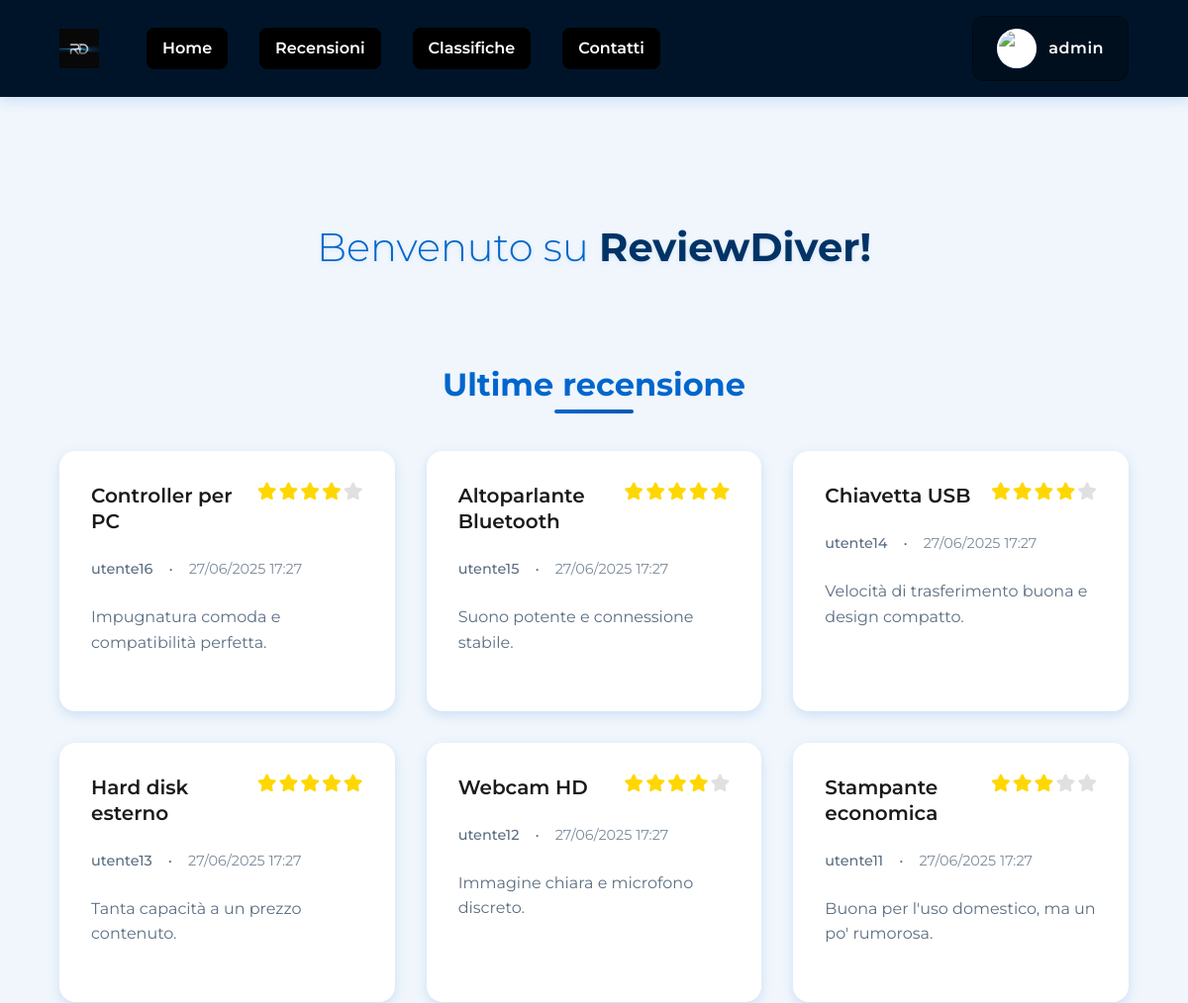
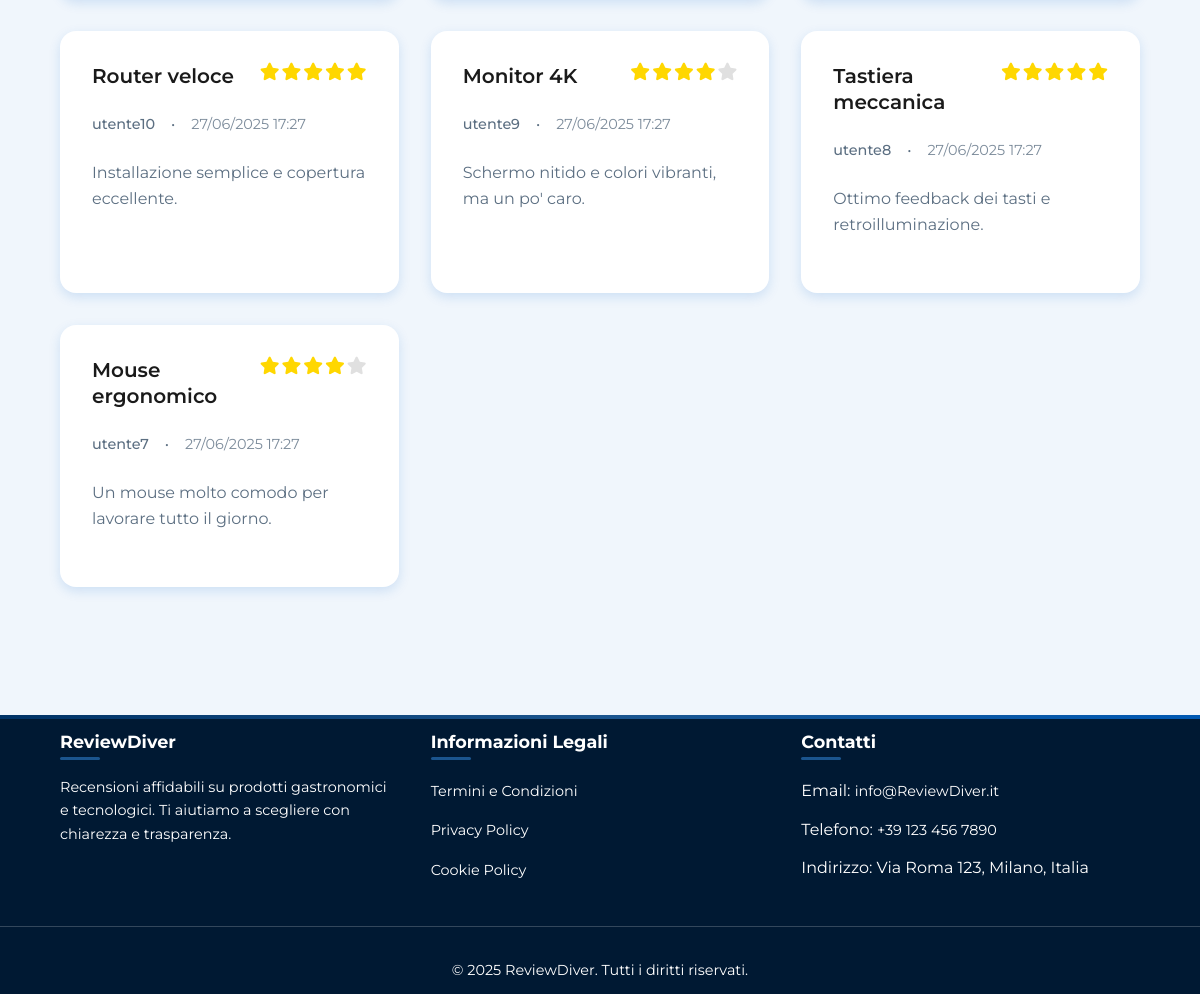
Screenshot of /index.php (signed in) with the database file from the repository (2 pictures, top to bottom).
### tables this page shows
CREATE TABLE reviews (
    id INT AUTO_INCREMENT PRIMARY KEY,
    user_id INT NOT NULL,
    title VARCHAR(255) NOT NULL,
    content TEXT NOT NULL,
    rating INT NOT NULL,
    product_name VARCHAR(255) NOT NULL,
    product_image VARCHAR(255),       
    created_at TIMESTAMP NOT NULL DEFAULT CURRENT_TIMESTAMP,
    updated_at TIMESTAMP NULL DEFAULT NULL,
    deleted_at TIMESTAMP NULL DEFAULT NULL,             
    FOREIGN KEY (user_id) REFERENCES utenti(id),
    CHECK (rating BETWEEN 1 AND 5)
);

CREATE TABLE utenti (
    id INT AUTO_INCREMENT PRIMARY KEY,
    username VARCHAR(50) NOT NULL UNIQUE,
    email VARCHAR(100) NOT NULL UNIQUE,
    password VARCHAR(255) NOT NULL,   
    nome VARCHAR(50) NOT NULL,        
    cognome VARCHAR(50) NOT NULL,     
    profile_photo VARCHAR(255),       
    birth_day INT,                    
    birth_month INT,                  
    birth_year INT,                   
    role VARCHAR(20) DEFAULT 'user',  
    remember_token VARCHAR(255),      
    created_at TIMESTAMP NOT NULL DEFAULT CURRENT_TIMESTAMP,    
    updated_at TIMESTAMP NULL DEFAULT NULL,             
    deleted_at TIMESTAMP NULL DEFAULT NULL              
);

### index.php (the view, shortened to what this page needs)
<?php
require_once 'php/database.php';
$header = file_get_contents("static/header.html");
$footer = file_get_contents("static/footer.html");
$DOM = file_get_contents("static/index.html");
$DOM = str_replace("../css/style.css", "css/style.css", $DOM);
$DOM = str_replace("../css/pages.css", "css/pages.css", $DOM);
$DOM = str_replace("", $header, $DOM);
$DOM = str_replace("", $footer, $DOM);
$contenutoLogin = "";
$headerLoginHtml = "";
if (!SessionManager::isLoggedIn()) {
  $contenutoLogin = "";
  $headerLoginHtml = "<a href='php/login_form.php' class='login-link' aria-label='Accedi al tuo account'>
                        <div class='user-icon-bg'>
                          <svg width='24' height='24' viewBox='0 0 24 24' fill='none' stroke='currentColor' stroke-width='2' id='user-icon'>
                            <path d='M20 21v-2a4 4 0 0 0-4-4H8a4 4 0 0 0-4 4v2'></path>
                            <circle cx='12' cy='7' r='4'></circle>
                          </svg>
                        </div>
                        <div class='login-text'>Login</div>
                      </a>";
} else {
  $username = $_SESSION['username'];
  $contenutoLogin = "";
  $profilePhoto = $_SESSION['user_data']['profile_photo'] ?? $_SESSION['profile_photo'] ?? '';
  $icon = $profilePhoto ? "<img src='../{$profilePhoto}' alt='Foto profilo di {$username}' class='user-avatar'>" : "<svg width='24' height='24' viewBox='0 0 24 24' fill='none' stroke='currentColor' stroke-width='2' id='user-icon'><path d='M20 21v-2a4 4 0 0 0-4-4H8a4 4 0 0 0-4 4v2'></path><circle cx='12' cy='7' r='4'></circle></svg>";
  $headerLoginHtml = "
    <div class='login-link user-menu' role='button' tabindex='0' aria-haspopup='true' aria-expanded='false' aria-label='Menu utente'>
    <div class='user-icon-bg'>
      {$icon}
    </div>
    <div class='login-text'>{$username}</div>
    <div class='user-dropdown'>
      <a href='php/dashboard.php'><span lang='en'>Dashboard</span></a>";
    if (isset($_SESSION['role']) && $_SESSION['role'] === 'admin') {
        $headerLoginHtml .= "
          <a href='php/gestione_recensioni.php'>Gestione recensioni</a>";
    }
    $headerLoginHtml .= "
          <a href='php/logout.php'><span lang='en'>Logout</span></a>
        </div>
    </div>";
  }
$DOM = str_replace("", $contenutoLogin, $DOM);
$DOM = str_replace("", $headerLoginHtml, $DOM);
$reviewManager = new ReviewManager();
$result = $reviewManager->getAllReviews(1, 10);
$reviewsHtml = '';
if ($result !== false) {
    foreach ($result['reviews'] as $review) {
        $stars = Utils::generateStars($review['rating']);
        $excerpt = strlen($review['content']) > 150 ? substr($review['content'], 0, 150) . '...' : $review['content'];
        $date = Utils::formatDate($review['created_at']);
        $img = $review['product_image'] ? "<img src='../{$review['product_image']}' alt='" . htmlspecialchars($review['product_name']) . "' class='review-image'>" : '';
        $title = htmlspecialchars($review['title']);
        $user = htmlspecialchars($review['username']);
        $reviewsHtml .= "<a href='php/recensione.php?id={$review['id']}' class='review-card'>" .
                         $img .
                         "<div class='review-content'>" .
                         "<div class='review-header'><h3 class='review-title'>{$title}</h3>" .
                         "<div class='review-rating' aria-label='Valutazione {$review['rating']} su 5'>{$stars}</div></div>" .
                         "<div class='review-meta'><span class='review-author'>{$user}</span><span>•</span><span class='review-date'>{$date}</span></div>" .
                         "<p class='review-excerpt'>" . htmlspecialchars($excerpt) . "</p>" .
                         "</div></a>";
    }
}
$DOM = str_replace('', $reviewsHtml, $DOM);
echo $DOM;
?>

### php/database.php (shortened to what this page needs)
<?php
class DatabaseConfig {
    private static $host = 'mysql2.sqlpub.com';
    private static $port = '3307';
    private static $dbname = 'databaserecensione';
    private static $username = 'testnalan';
    private static $password = 'l5jKAzMduE6bgAWH';
    public static function getConnection() {
        try {
            $dsn = "mysql:host=" . self::$host;
            if (!empty(self::$port)) {
                $dsn .= ";port=" . self::$port;
            }
            $dsn .= ";dbname=" . self::$dbname . ";charset=utf8mb4";
            $options = [
                PDO::ATTR_ERRMODE => PDO::ERRMODE_EXCEPTION,
                PDO::ATTR_DEFAULT_FETCH_MODE => PDO::FETCH_ASSOC,
                PDO::ATTR_EMULATE_PREPARES => false
            ];
            $pdo = new PDO($dsn, self::$username, self::$password, $options);
            return $pdo;
        } catch (PDOException $e) {
            error_log("Errore connessione database: " . $e->getMessage());
            throw new Exception("Errore di connessione al database");
        }
    }
}
class ReviewManager {
    private $db;
    public function __construct() {
        $this->db = DatabaseConfig::getConnection();
    }
    public function getAllReviews($page = 1, $limit = 10) {
        try {
            $offset = ($page - 1) * $limit;
            $stmt = $this->db->prepare("SELECT r.id, r.title, r.content, r.rating, r.product_name, r.product_image, r.created_at, r.updated_at, u.username FROM reviews r JOIN utenti u ON r.user_id = u.id WHERE r.deleted_at IS NULL ORDER BY r.created_at DESC LIMIT ? OFFSET ?");
            $stmt->execute([$limit, $offset]);
            $reviews = $stmt->fetchAll();
            $count = $this->db->query("SELECT COUNT(*) as total FROM reviews WHERE deleted_at IS NULL")->fetch()['total'];
            return ['reviews' => $reviews, 'total' => $count, 'page' => $page, 'limit' => $limit, 'total_pages' => ceil($count / $limit)];
        } catch (PDOException $e) {
            error_log('Errore getAllReviews: ' . $e->getMessage());
            return false;
        }
    }
}
class Utils {
    public static function formatDate($date, $format = 'd/m/Y H:i') {
        return date($format, strtotime($date));
    }
    public static function generateStars($rating) {
        $stars = '';
        for ($i = 1; $i <= 5; $i++) {
            if ($i <= $rating) {
                $stars .= '<i class="fas fa-star star"></i>';
            } else {
                $stars .= '<i class="fas fa-star star empty"></i>';
            }
        }
        return $stars;
    }
}
class SessionManager {
    public static function isLoggedIn() {
        return isset($_SESSION['user_id']) && !empty($_SESSION['user_id']);
    }
}
?>

### css/pages.css (style rules this page uses)
.reviews-grid { display: grid; grid-template-columns: repeat(auto-fit, minmax(min(18.75rem, 100%), 1fr)); gap: var(--spacing-lg); margin-bottom: var(--spacing-xl); }
.review-card { background: var(--surface); border-radius: var(--radius-lg); overflow: hidden; box-shadow: var(--shadow-md); transition: var(--transition); cursor: pointer; }
.review-content { padding: var(--spacing-lg); }
.review-header { display: flex; justify-content: space-between; align-items: flex-start; margin-bottom: var(--spacing-md); }
.review-title { font-size: 1.25rem; font-weight: 600; color: var(--text-primary); margin: 0; line-height: 1.3; }
.review-rating { display: flex; gap: 0.125rem; margin-left: var(--spacing-sm); }
.star { color: #FFD700; font-size: 1.1rem; }
.star.empty { color: #E0E0E0; }
.review-meta { display: flex; align-items: center; gap: var(--spacing-sm); margin-bottom: var(--spacing-md); font-size: 0.9rem; color: var(--text-secondary); }
.review-author { font-weight: 500; }
.review-date { opacity: 0.8; }
.review-excerpt { color: var(--text-secondary); line-height: 1.6; margin-bottom: var(--spacing-md); }

### rows the page displays
reviews: title "Controller per PC", rating 4 (drawn), user.username "utente16", created_at "27/06/2025 17:27", content "Impugnatura comoda e compatibilità perfetta."
reviews: title "Altoparlante Bluetooth", rating 5 (drawn), user.username "utente15", created_at "27/06/2025 17:27", content "Suono potente e connessione stabile."
reviews: title "Chiavetta USB", rating 4 (drawn), user.username "utente14", created_at "27/06/2025 17:27", content "Velocità di trasferimento buona e design compatto."
reviews: title "Hard disk esterno", rating 5 (drawn), user.username "utente13", created_at "27/06/2025 17:27", content "Tanta capacità a un prezzo contenuto."
reviews: title "Webcam HD", rating 4 (drawn), user.username "utente12", created_at "27/06/2025 17:27", content "Immagine chiara e microfono discreto."
reviews: title "Stampante economica", rating 3 (drawn), user.username "utente11", created_at "27/06/2025 17:27", content "Buona per l'uso domestico, ma un po' rumorosa."
reviews: title "Router veloce", rating 5 (drawn), user.username "utente10", created_at "27/06/2025 17:27", content "Installazione semplice e copertura eccellente."
reviews: title "Monitor 4K", rating 4 (drawn), user.username "utente9", created_at "27/06/2025 17:27", content "Schermo nitido e colori vibranti, ma un po' caro."
reviews: title "Tastiera meccanica", rating 5 (drawn), user.username "utente8", created_at "27/06/2025 17:27", content "Ottimo feedback dei tasti e retroilluminazione."
reviews: title "Mouse ergonomico", rating 4 (drawn), user.username "utente7", created_at "27/06/2025 17:27", content "Un mouse molto comodo per lavorare tutto il giorno."

### other values shown
$username "admin"
